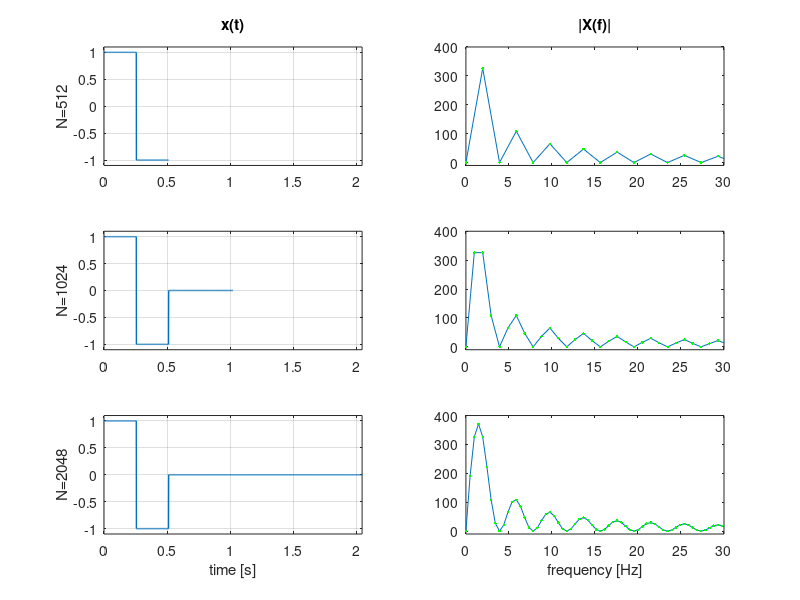

This figure's MATLAB source:
close all; clear all;
N = 512;       % number of points in square wave pulse
Ntots = [512 1024 2048];
fs = 1000;      % sampling frequency
N_pos = round(N/2); % what proportion of the period will be positive (i.e., the duty cycle x N)

for i = 1:3,
    Ntot = Ntots(i);
    Nfft = Ntot; %1024;    % number of points in fft
%%% Generate square-wave function
x = [ones(N_pos, 1); -ones(N - N_pos, 1); zeros(Ntot - N, 1)];
t = (1:Ntot)/fs;   % time vector

Xf = fft( x, Nfft);    % Nfft-point fft
X = fft(x)/(N/2);  % Normalized FFT

f = [0:(Nfft-1)]/Nfft*fs;   % Frequency vector
subplot(3,2, 2*i-1);
plot(t, x, 'LineWidth', 1); grid on;
ylabel(strcat('N=',num2str(Ntot)));
axis([0 2048/fs -1.1 1.1]);
subplot(3,2,2*i);
plot(f, abs(Xf));
hold on;
plot(f, abs(Xf), 'g.');
axis([0 30 -10 400]);
pause;
end
xlabel('frequency [Hz]');
subplot(3,2,2);
title('|X(f)|');
subplot(3,2,1);
title('x(t)');
subplot(3,2,5);
xlabel('time [s]');

